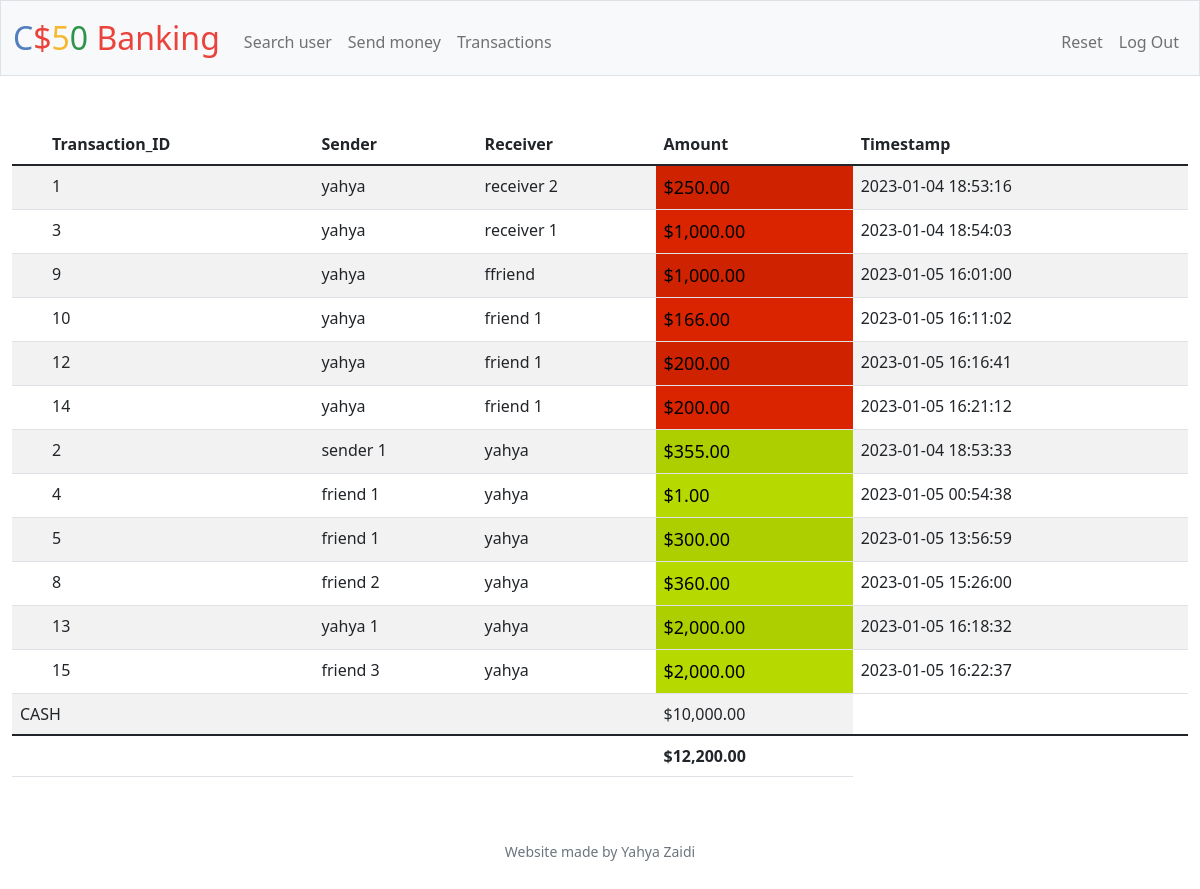
The page / (signed in) on the database its author committed.
### tables this page shows
CREATE TABLE 'transactions' ('id' INTEGER PRIMARY KEY AUTOINCREMENT NOT NULL, 'sender' TEXT, 'receiver' TEXT, 'amount' INTEGER, 'timestamp' DATETIME DEFAULT CURRENT_TIMESTAMP);

CREATE TABLE 'users' (id INTEGER PRIMARY KEY AUTOINCREMENT NOT NULL, username TEXT NOT NULL, hash TEXT NOT NULL, cash NUMERIC NOT NULL DEFAULT 10000.00,'available_cash' NUMERIC DEFAULT 10000.00);

### app.py (the view)
@app.route("/")
@login_required
def index():
    users = db.execute("SELECT * FROM users WHERE id = ?;", session["user_id"])
    owned_cash = users[0]['cash']
    summaries_s = db.execute("""SELECT * FROM transactions
                              WHERE sender = ? ;""", users[0]['username'])
    summaries_r = db.execute("""SELECT * FROM transactions
                              WHERE receiver = ?;""", users[0]['username'])
    summaries_s = [dict(x, **{'amount sent': x['amount']}) for x in summaries_s]
    summaries_r = [dict(x, **{'amount received': x['amount']}) for x in summaries_r]
    sum_totals = owned_cash + sum([x['amount received'] for x in summaries_r]) - sum([x['amount sent'] for x in summaries_s])
    return render_template("index.html", owned_cash=owned_cash, summaries=summaries_s + summaries_r, sum_totals=sum_totals,user=session["username"])

### app.py (called while the page is built)
@app.after_request
def after_request(response):
    response.headers["Cache-Control"] = "no-cache, no-store, must-revalidate"
    response.headers["Expires"] = 0
    response.headers["Pragma"] = "no-cache"
    return response

### helpers.py (called while the page is built)
def login_required(f):
    @wraps(f)
    def decorated_function(*args, **kwargs):
        if session.get("user_id") is None:
            return redirect("/login")
        return f(*args, **kwargs)
    return decorated_function

def usd(value):
    return f"${value:,.2f}"

### templates/index.html (shortened to what this page needs)
{% extends "layout.html" %}
{% block main %}
    <table class="table table-striped">
        <thead>
            <tr class="bgcolor">
                <th colspan="1"></th>
                <th>Transaction_ID</th>
                <th>Sender</th>
                <th>Receiver</th>
                <th>Amount</th>
                <th>Timestamp</th>
            </tr>
        </thead>
        <tfoot>
            <tr>
                <td colspan="4"></td>
                <td>{{ sum_totals | usd }}</td>
            </tr>
        </tfoot>
        <tbody>
            {% for summary in summaries %}
                <tr>
                    <td colspan="1"></td>
                    <td>{{ summary.id }}</td>
                    <td>{{ summary.sender }}</td>
                    <td>{{ summary.receiver }}</td>
                    <td <td {% if summary.receiver == user %}
                    style="background-color:#b6da00;font-size:18px;color:#000000;"
                    {% else %}
                    style="background-color:#da2400;font-size:18px;color:#000000;"
                    {% endif %}>{{ summary.amount | usd }}</td>
                    <td>{{ summary.timestamp}}</td>
                </tr>
            {% endfor %}
            <tr>
                <td colspan="4">CASH</td>
                <td>{{ owned_cash | usd }}</td>
            </tr>
        </tbody>
    </table>
{% endblock %}

### templates/layout.html (shortened to what this page needs)
<!DOCTYPE html>
<html lang="en">
    <head>
        <link href="https://cdn.jsdelivr.net/npm/bootstrap@5.1.3/dist/css/bootstrap.min.css" rel="stylesheet">
        <link href="/static/styles.css" rel="stylesheet">
    </head>
    <body>
        <nav class="bg-light border navbar navbar-expand-md navbar-light">
            <div class="container-fluid">
                <a class="navbar-brand" href="/"><span class="blue">C</span><span class="red">$</span><span class="yellow">5</span><span class="green">0</span> <span class="red">Banking</span></a>
                <div class="collapse navbar-collapse" id="navbar">
                    {% if session["user_id"] %}
                        <ul class="navbar-nav me-auto mt-2">
                            <li class="nav-item"><a class="nav-link" href="/search">Search user</a></li>
                            <li class="nav-item"><a class="nav-link" href="/send">Send money</a></li>
                            <li class="nav-item"><a class="nav-link" href="/transactions">Transactions</a></li>
                        </ul>
                        <ul class="navbar-nav ms-auto mt-2">
                            <li class="nav-item"><a class="nav-link" href="/reset">Reset</a></li>
                            <li class="nav-item"><a class="nav-link" href="/logout">Log Out</a></li>
                        </ul>
                    {% else %}
                        <ul class="navbar-nav ms-auto mt-2">
                            <li class="nav-item"><a class="nav-link" href="/register">Register</a></li>
                            <li class="nav-item"><a class="nav-link" href="/login">Log In</a></li>
                        </ul>
                    {% endif %}
                </div>
            </div>
        </nav>
        <main class="container-fluid py-5 text-center">
            {% block main %}{% endblock %}
        </main>
        <footer class="mb-5 small text-center text-muted">
            Website made by Yahya Zaidi
        </footer>
    </body>
</html>

### static/styles.css (style rules this page uses)
nav .navbar-brand { font-size: xx-large; }
nav .navbar-brand .blue { color: #537fbe; }
nav .navbar-brand .red { color: #ea433b; }
nav .navbar-brand .yellow { color: #f5b82e; }
nav .navbar-brand .green { color: #2e944b; }
main { overflow-x: auto; text-align: center; }
main table { text-align: left; }
main tfoot { font-weight: bold; }

### rows shown on the page
transactions: id "1", sender "yahya", receiver "receiver 2", amount "$250.00", timestamp "2023-01-04 18:53:16"
transactions: id "3", sender "yahya", receiver "receiver 1", amount "$1,000.00", timestamp "2023-01-04 18:54:03"
transactions: id "9", sender "yahya", receiver "ffriend", amount "$1,000.00", timestamp "2023-01-05 16:01:00"
transactions: id "10", sender "yahya", receiver "friend 1", amount "$166.00", timestamp "2023-01-05 16:11:02"
transactions: id "12", sender "yahya", receiver "friend 1", amount "$200.00", timestamp "2023-01-05 16:16:41"
transactions: id "14", sender "yahya", receiver "friend 1", amount "$200.00", timestamp "2023-01-05 16:21:12"
transactions: id "2", sender "sender 1", receiver "yahya", amount "$355.00", timestamp "2023-01-04 18:53:33"
transactions: id "4", sender "friend 1", receiver "yahya", amount "$1.00", timestamp "2023-01-05 00:54:38"
transactions: id "5", sender "friend 1", receiver "yahya", amount "$300.00", timestamp "2023-01-05 13:56:59"
transactions: id "8", sender "friend 2", receiver "yahya", amount "$360.00", timestamp "2023-01-05 15:26:00"
transactions: id "13", sender "yahya 1", receiver "yahya", amount "$2,000.00", timestamp "2023-01-05 16:18:32"
transactions: id "15", sender "friend 3", receiver "yahya", amount "$2,000.00", timestamp "2023-01-05 16:22:37"
users: cash "$10,000.00"

### other values the page prints
{{ sum_totals | usd }} "$12,200.00"
